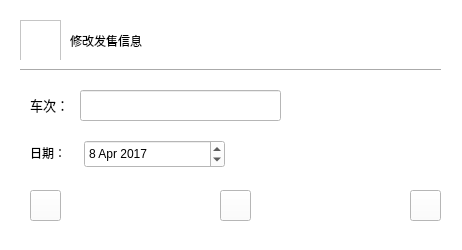
<?xml version="1.0" encoding="UTF-8"?>
<ui version="4.0">
 <class>ModifySell</class>
 <widget class="QWidget" name="ModifySell">
  <property name="geometry">
   <rect>
    <x>0</x>
    <y>0</y>
    <width>462</width>
    <height>250</height>
   </rect>
  </property>
  <property name="minimumSize">
   <size>
    <width>462</width>
    <height>250</height>
   </size>
  </property>
  <property name="maximumSize">
   <size>
    <width>462</width>
    <height>250</height>
   </size>
  </property>
  <property name="windowTitle">
   <string>修改发售信息</string>
  </property>
  <property name="styleSheet">
   <string notr="true">background-color: rgb(255, 255, 255);</string>
  </property>
  <widget class="QGraphicsView" name="graphicsView">
   <property name="geometry">
    <rect>
     <x>20</x>
     <y>20</y>
     <width>41</width>
     <height>41</height>
    </rect>
   </property>
   <property name="minimumSize">
    <size>
     <width>41</width>
     <height>41</height>
    </size>
   </property>
   <property name="maximumSize">
    <size>
     <width>41</width>
     <height>41</height>
    </size>
   </property>
   <property name="styleSheet">
    <string notr="true">border-image:url(:/pic/train_rail_152px_1189844_easyicon.net.png)</string>
   </property>
  </widget>
  <widget class="QLabel" name="label">
   <property name="geometry">
    <rect>
     <x>70</x>
     <y>20</y>
     <width>221</width>
     <height>41</height>
    </rect>
   </property>
   <property name="minimumSize">
    <size>
     <width>221</width>
     <height>41</height>
    </size>
   </property>
   <property name="maximumSize">
    <size>
     <width>221</width>
     <height>41</height>
    </size>
   </property>
   <property name="styleSheet">
    <string notr="true">font: 20pt &quot;微软雅黑&quot;;</string>
   </property>
   <property name="text">
    <string>修改发售信息</string>
   </property>
  </widget>
  <widget class="Line" name="line">
   <property name="geometry">
    <rect>
     <x>20</x>
     <y>60</y>
     <width>421</width>
     <height>20</height>
    </rect>
   </property>
   <property name="orientation">
    <enum>Qt::Horizontal</enum>
   </property>
  </widget>
  <widget class="QLabel" name="label_2">
   <property name="geometry">
    <rect>
     <x>30</x>
     <y>90</y>
     <width>71</width>
     <height>31</height>
    </rect>
   </property>
   <property name="minimumSize">
    <size>
     <width>71</width>
     <height>31</height>
    </size>
   </property>
   <property name="maximumSize">
    <size>
     <width>71</width>
     <height>31</height>
    </size>
   </property>
   <property name="styleSheet">
    <string notr="true">font: 12pt &quot;微软雅黑&quot;;</string>
   </property>
   <property name="text">
    <string>&lt;html&gt;&lt;head/&gt;&lt;body&gt;&lt;p&gt;&lt;span style=&quot; font-size:10pt;&quot;&gt;车次：&lt;/span&gt;&lt;/p&gt;&lt;/body&gt;&lt;/html&gt;</string>
   </property>
  </widget>
  <widget class="QLineEdit" name="lineEdit">
   <property name="geometry">
    <rect>
     <x>80</x>
     <y>90</y>
     <width>201</width>
     <height>31</height>
    </rect>
   </property>
   <property name="minimumSize">
    <size>
     <width>201</width>
     <height>31</height>
    </size>
   </property>
   <property name="maximumSize">
    <size>
     <width>201</width>
     <height>31</height>
    </size>
   </property>
  </widget>
  <widget class="QPushButton" name="StartButton">
   <property name="geometry">
    <rect>
     <x>30</x>
     <y>190</y>
     <width>31</width>
     <height>31</height>
    </rect>
   </property>
   <property name="minimumSize">
    <size>
     <width>31</width>
     <height>31</height>
    </size>
   </property>
   <property name="maximumSize">
    <size>
     <width>31</width>
     <height>31</height>
    </size>
   </property>
   <property name="toolTip">
    <string extracomment="开始发售"/>
   </property>
   <property name="styleSheet">
    <string notr="true">font: 13pt &quot;圆体-简&quot;;
border-image: url(:/pic/start.png);</string>
   </property>
   <property name="text">
    <string/>
   </property>
  </widget>
  <widget class="QPushButton" name="StopButton">
   <property name="geometry">
    <rect>
     <x>220</x>
     <y>190</y>
     <width>31</width>
     <height>31</height>
    </rect>
   </property>
   <property name="minimumSize">
    <size>
     <width>31</width>
     <height>31</height>
    </size>
   </property>
   <property name="maximumSize">
    <size>
     <width>31</width>
     <height>31</height>
    </size>
   </property>
   <property name="toolTip">
    <string extracomment="停止发售"/>
   </property>
   <property name="styleSheet">
    <string notr="true">font: 13pt &quot;圆体-简&quot;;
border-image: url(:/pic/stop_1066px_1147985_easyicon.net.png);</string>
   </property>
   <property name="text">
    <string/>
   </property>
  </widget>
  <widget class="QPushButton" name="CancelButton">
   <property name="geometry">
    <rect>
     <x>410</x>
     <y>190</y>
     <width>31</width>
     <height>31</height>
    </rect>
   </property>
   <property name="minimumSize">
    <size>
     <width>31</width>
     <height>31</height>
    </size>
   </property>
   <property name="maximumSize">
    <size>
     <width>31</width>
     <height>31</height>
    </size>
   </property>
   <property name="toolTip">
    <string extracomment="取消"/>
   </property>
   <property name="styleSheet">
    <string notr="true">font: 13pt &quot;圆体-简&quot;;
border-image: url(:/pic/Cancel_110px_1190738_easyicon.net.png);</string>
   </property>
   <property name="text">
    <string/>
   </property>
   <property name="shortcut">
    <string>Esc</string>
   </property>
  </widget>
  <widget class="QDateEdit" name="dateEdit">
   <property name="geometry">
    <rect>
     <x>84</x>
     <y>140</y>
     <width>141</width>
     <height>28</height>
    </rect>
   </property>
   <property name="minimumSize">
    <size>
     <width>141</width>
     <height>28</height>
    </size>
   </property>
   <property name="maximumSize">
    <size>
     <width>141</width>
     <height>28</height>
    </size>
   </property>
   <property name="dateTime">
    <datetime>
     <hour>0</hour>
     <minute>0</minute>
     <second>0</second>
     <year>2017</year>
     <month>4</month>
     <day>8</day>
    </datetime>
   </property>
  </widget>
  <widget class="QLabel" name="label_3">
   <property name="geometry">
    <rect>
     <x>30</x>
     <y>142</y>
     <width>50</width>
     <height>21</height>
    </rect>
   </property>
   <property name="minimumSize">
    <size>
     <width>50</width>
     <height>21</height>
    </size>
   </property>
   <property name="maximumSize">
    <size>
     <width>50</width>
     <height>21</height>
    </size>
   </property>
   <property name="styleSheet">
    <string notr="true">font: 10pt &quot;微软雅黑&quot;;</string>
   </property>
   <property name="text">
    <string>日期：</string>
   </property>
  </widget>
 </widget>
 <resources/>
 <connections/>
</ui>
